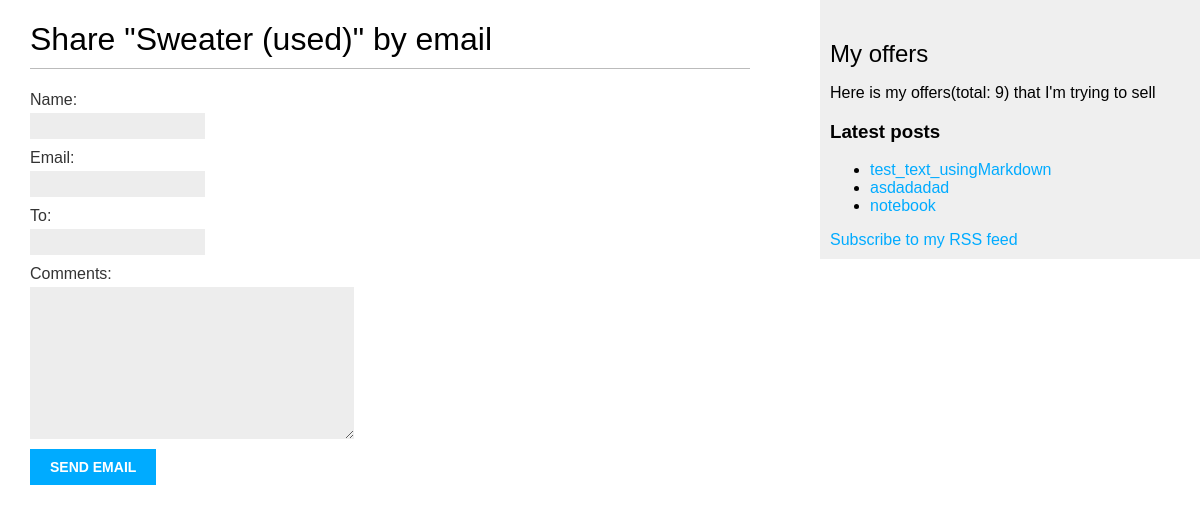
Page /blog/6/share/ on the committed database.
### blog/models.py (models this page shows, shortened)
class Post(models.Model):
    STATUS_CHOICES = (
        ('draft', 'Draft'),
        ('published', 'Published'),
    )
    title = models.CharField(max_length=250)
    slug = models.SlugField(max_length=250,
                            unique_for_date='publish')
    author = models.ForeignKey(User,
                               on_delete=models.CASCADE,
                               related_name='blog_posts')
    body = models.TextField()
    publish = models.DateTimeField(default=timezone.now)
    created = models.DateTimeField(auto_now_add=True)
    updated = models.DateTimeField(auto_now=True)
    status = models.CharField(max_length=10,
                              choices=STATUS_CHOICES,
                              default='draft')
    objects = models.Manager()
    published = PublishedManager()
    tags = TaggableManager()
    def get_absolute_url(self):
        return reverse('blog:post_detail',
                       args=[self.publish.year,
                             self.publish.month,
                             self.publish.day,
                             self.slug])
    class Meta:
        ordering = ['-publish']

### blog/views.py (the view)
def post_share(request, post_id):
    post = get_object_or_404(Post,
                             id=post_id,
                             status="published")
    sent = False
    if request.method == "POST":
        form = EmailPostForm(request.POST)
        if form.is_valid():
            cd = form.cleaned_data
            post_url = request.build_absolute_uri(
                post.get_absolute_url())
            subject = f"{cd['name']} recommends you read" \
                      f"{post.title}"
            message = f"Read {post.title} as {post_url}\n\n" \
                      f"{cd['name']}\'s comments: {cd['comments']}"
            send_mail(subject, message, 'asdnaskdjndkajdasn@gmail.com',
                      [cd['to']])
            sent = True
    else:
        form = EmailPostForm()
    return render(request,
                  "blog/post/share.html",
                  {"post": post,
                   "form": form,
                   "sent": sent})

### blog/forms.py
class EmailPostForm(forms.Form):
    name = forms.CharField(max_length=25)
    email = forms.EmailField()
    to = forms.EmailField()
    comments = forms.CharField(required=False,
                               widget=forms.Textarea)

### blog/models.py (called while the page is built)
    def get_queryset(self):
        return super(PublishedManager,
                     self).get_queryset()\
                          .filter(status="published")

### blog/templatetags/blog_tags.py (called while the page is built)
@register.simple_tag
def total_posts():
    return Post.published.count()

@register.inclusion_tag('blog/post/latest_posts.html')
def show_latest_posts(count=5):
    latest_posts = Post.published.order_by('-publish')[:count]
    return {'latest_posts': latest_posts}

### blog/templates/blog/post/share.html (shortened to what this page needs)
{% extends "blog/base.html" %}
{% block content %}
    {% if sent %}
        <h1>Email successfully sent</h1>
        <p>
            "{{ post.title }}" was successfully sent to {{ form.cleaned_data.to }}.
        </p>
    {% else %}
        <h1>Share "{{ post.title }}" by email</h1>
        <form method="post">
            {{ form.as_p }}
            <input type="submit" value="Send email">
        </form>
    {% endif %}
{% endblock %}

### blog/templates/blog/post/latest_posts.html
<ul>
    {% for post in latest_posts %}
        <li>
            <a href="{{ post.get_absolute_url }}">
                {{ post.title }}
            </a>
        </li>
    {% endfor %}
</ul>

### blog/static/css/blog.css (style rules this page uses)
body { margin:0; padding:0; font-family:helvetica, sans-serif; }
a { color:#00abff; text-decoration:none; }
h1 { font-weight:normal; border-bottom:1px solid #bbb; padding:0 0 10px 0; }
label { float:left; clear:both; color:#333; margin-bottom:4px; }
input, textarea { clear:both; float:left; margin:0 0 10px; background:#ededed; border:0; padding:6px 10px; font-size:12px; }
input[type=submit] { font-weight:bold; background:#00abff; color:#fff; padding:10px 20px; font-size:14px; text-transform:uppercase; }

### rows in the picture
Post: title "Sweater (used)"
Post: title "test_text_usingMarkdown"
Post: title "asdadadad"
Post: title "notebook"
